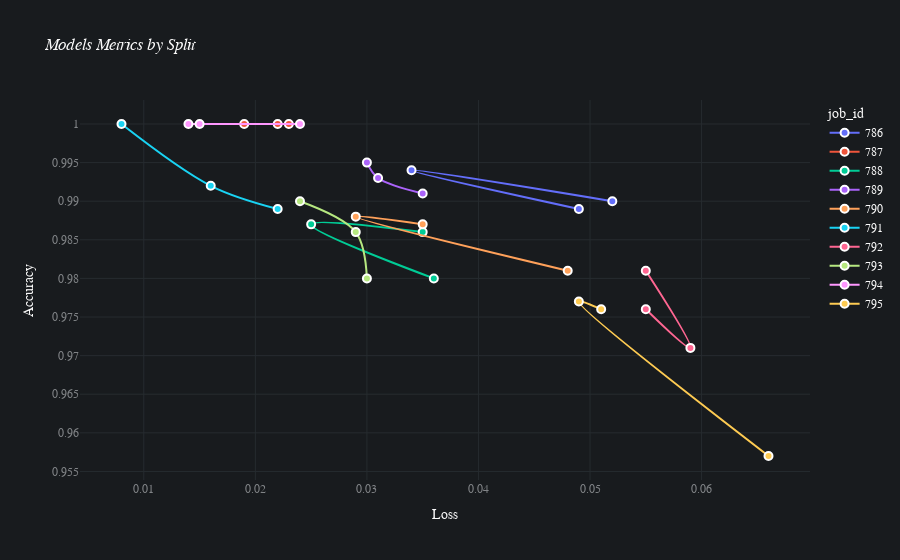

Notebook code for this chart:
### Code cell
batch.plot_performance(max_loss=0.9, min_acc=0.5)

### Figure 1 — Plotly figure (JSON) as saved in the notebook; plotly's stock layout.template omitted (floating-point values rounded to 4 significant figures)
{"data": [{"customdata": [[786, "test", 0.049, 0.989], [786, "folds_train_combined", 0.034, 0.994], [786, "fold_validation", 0.052, 0.99]], "hovertemplate": "job_id=%{customdata[0]}<br>loss=%{customdata[2]}<br>accuracy=%{customdata[3]}<br>split=%{customdata[1]}<extra></extra>", "legendgroup": "786", "line": {"color": "#636efa", "dash": "solid", "shape": "spline", "width": 2}, "marker": {"line": {"color": "white", "width": 2}, "size": 8}, "mode": "markers+lines", "name": "786", "orientation": "v", "showlegend": true, "type": "scatter", "x": [0.049, 0.034, 0.052], "xaxis": "x", "y": [0.989, 0.994, 0.99], "yaxis": "y"}, {"customdata": [[787, "test", 0.022, 1], [787, "folds_train_combined", 0.019, 1], [787, "fold_validation", 0.023, 1]], "hovertemplate": "job_id=%{customdata[0]}<br>loss=%{customdata[2]}<br>accuracy=%{customdata[3]}<br>split=%{customdata[1]}<extra></extra>", "legendgroup": "787", "line": {"color": "#EF553B", "dash": "solid", "shape": "spline", "width": 2}, "marker": {"line": {"color": "white", "width": 2}, "size": 8}, "mode": "markers+lines", "name": "787", "orientation": "v", "showlegend": true, "type": "scatter", "x": [0.022, 0.019, 0.023], "xaxis": "x", "y": [1, 1, 1], "yaxis": "y"}, {"customdata": [[788, "test", 0.036, 0.98], [788, "folds_train_combined", 0.025, 0.987], [788, "fold_validation", 0.035, 0.986]], "hovertemplate": "job_id=%{customdata[0]}<br>loss=%{customdata[2]}<br>accuracy=%{customdata[3]}<br>split=%{customdata[1]}<extra></extra>", "legendgroup": "788", "line": {"color": "#00cc96", "dash": "solid", "shape": "spline", "width": 2}, "marker": {"line": {"color": "white", "width": 2}, "size": 8}, "mode": "markers+lines", "name": "788", "orientation": "v", "showlegend": true, "type": "scatter", "x": [0.036, 0.025, 0.035], "xaxis": "x", "y": [0.98, 0.987, 0.986], "yaxis": "y"}, {"customdata": [[789, "test", 0.035, 0.991], [789, "folds_train_combined", 0.031, 0.993], [789, "fold_validation", 0.03, 0.995]], "hovertemplate": "job_id=%{customdata[0]}<br>loss=%{customdata[2]}<br>accuracy=%{customdata[3]}<br>split=%{customdata[1]}<extra></extra>", "legendgroup": "789", "line": {"color": "#ab63fa", "dash": "solid", "shape": "spline", "width": 2}, "marker": {"line": {"color": "white", "width": 2}, "size": 8}, "mode": "markers+lines", "name": "789", "orientation": "v", "showlegend": true, "type": "scatter", "x": [0.035, 0.031, 0.03], "xaxis": "x", "y": [0.991, 0.993, 0.995], "yaxis": "y"}, {"customdata": [[790, "test", 0.035, 0.987], [790, "folds_train_combined", 0.029, 0.988], [790, "fold_validation", 0.048, 0.981]], "hovertemplate": "job_id=%{customdata[0]}<br>loss=%{customdata[2]}<br>accuracy=%{customdata[3]}<br>split=%{customdata[1]}<extra></extra>", "legendgroup": "790", "line": {"color": "#FFA15A", "dash": "solid", "shape": "spline", "width": 2}, "marker": {"line": {"color": "white", "width": 2}, "size": 8}, "mode": "markers+lines", "name": "790", "orientation": "v", "showlegend": true, "type": "scatter", "x": [0.035, 0.029, 0.048], "xaxis": "x", "y": [0.987, 0.988, 0.981], "yaxis": "y"}, {"customdata": [[791, "test", 0.022, 0.989], [791, "folds_train_combined", 0.016, 0.992], [791, "fold_validation", 0.008, 1]], "hovertemplate": "job_id=%{customdata[0]}<br>loss=%{customdata[2]}<br>accuracy=%{customdata[3]}<br>split=%{customdata[1]}<extra></extra>", "legendgroup": "791", "line": {"color": "#19d3f3", "dash": "solid", "shape": "spline", "width": 2}, "marker": {"line": {"color": "white", "width": 2}, "size": 8}, "mode": "markers+lines", "name": "791", "orientation": "v", "showlegend": true, "type": "scatter", "x": [0.022, 0.016, 0.008], "xaxis": "x", "y": [0.989, 0.992, 1], "yaxis": "y"}, {"customdata": [[792, "test", 0.055, 0.976], [792, "folds_train_combined", 0.059, 0.971], [792, "fold_validation", 0.055, 0.981]], "hovertemplate": "job_id=%{customdata[0]}<br>loss=%{customdata[2]}<br>accuracy=%{customdata[3]}<br>split=%{customdata[1]}<extra></extra>", "legendgroup": "792", "line": {"color": "#FF6692", "dash": "solid", "shape": "spline", "width": 2}, "marker": {"line": {"color": "white", "width": 2}, "size": 8}, "mode": "markers+lines", "name": "792", "orientation": "v", "showlegend": true, "type": "scatter", "x": [0.055, 0.059, 0.055], "xaxis": "x", "y": [0.976, 0.971, 0.981], "yaxis": "y"}, {"customdata": [[793, "test", 0.03, 0.98], [793, "folds_train_combined", 0.029, 0.986], [793, "fold_validation", 0.024, 0.99]], "hovertemplate": "job_id=%{customdata[0]}<br>loss=%{customdata[2]}<br>accuracy=%{customdata[3]}<br>split=%{customdata[1]}<extra></extra>", "legendgroup": "793", "line": {"color": "#B6E880", "dash": "solid", "shape": "spline", "width": 2}, "marker": {"line": {"color": "white", "width": 2}, "size": 8}, "mode": "markers+lines", "name": "793", "orientation": "v", "showlegend": true, "type": "scatter", "x": [0.03, 0.029, 0.024], "xaxis": "x", "y": [0.98, 0.986, 0.99], "yaxis": "y"}, {"customdata": [[794, "test", 0.014, 1], [794, "folds_train_combined", 0.015, 1], [794, "fold_validation", 0.024, 1]], "hovertemplate": "job_id=%{customdata[0]}<br>loss=%{customdata[2]}<br>accuracy=%{customdata[3]}<br>split=%{customdata[1]}<extra></extra>", "legendgroup": "794", "line": {"color": "#FF97FF", "dash": "solid", "shape": "spline", "width": 2}, "marker": {"line": {"color": "white", "width": 2}, "size": 8}, "mode": "markers+lines", "name": "794", "orientation": "v", "showlegend": true, "type": "scatter", "visible": true, "x": [0.014, 0.015, 0.024], "xaxis": "x", "y": [1, 1, 1], "yaxis": "y"}, {"customdata": [[795, "test", 0.051, 0.976], [795, "folds_train_combined", 0.049, 0.977], [795, "fold_validation", 0.066, 0.957]], "hovertemplate": "job_id=%{customdata[0]}<br>loss=%{customdata[2]}<br>accuracy=%{customdata[3]}<br>split=%{customdata[1]}<extra></extra>", "legendgroup": "795", "line": {"color": "#FECB52", "dash": "solid", "shape": "spline", "width": 2}, "marker": {"line": {"color": "white", "width": 2}, "size": 8}, "mode": "markers+lines", "name": "795", "orientation": "v", "showlegend": true, "type": "scatter", "x": [0.051, 0.049, 0.066], "xaxis": "x", "y": [0.976, 0.977, 0.957], "yaxis": "y"}], "layout": {"autosize": true, "font": {"color": "#FAFAFA", "family": "Avenir"}, "hoverlabel": {"bgcolor": "#0F0F0F", "font": {"family": "Avenir", "size": 15}}, "legend": {"title": {"text": "job_id"}, "tracegroupgap": 0}, "paper_bgcolor": "#181B1E", "plot_bgcolor": "#181B1E", "title": {"text": "<i>Models Metrics by Split</i>"}, "xaxis": {"anchor": "y", "autorange": true, "domain": [0, 1], "gridcolor": "#262B2F", "range": [0.004195, 0.06981], "tickfont": {"color": "#818487"}, "title": {"text": "Loss"}, "type": "linear", "zeroline": false}, "yaxis": {"anchor": "x", "autorange": true, "domain": [0, 1], "gridcolor": "#262B2F", "range": [0.954, 1.003], "tickfont": {"color": "#818487"}, "title": {"text": "Accuracy"}, "type": "linear", "zeroline": false}}}
